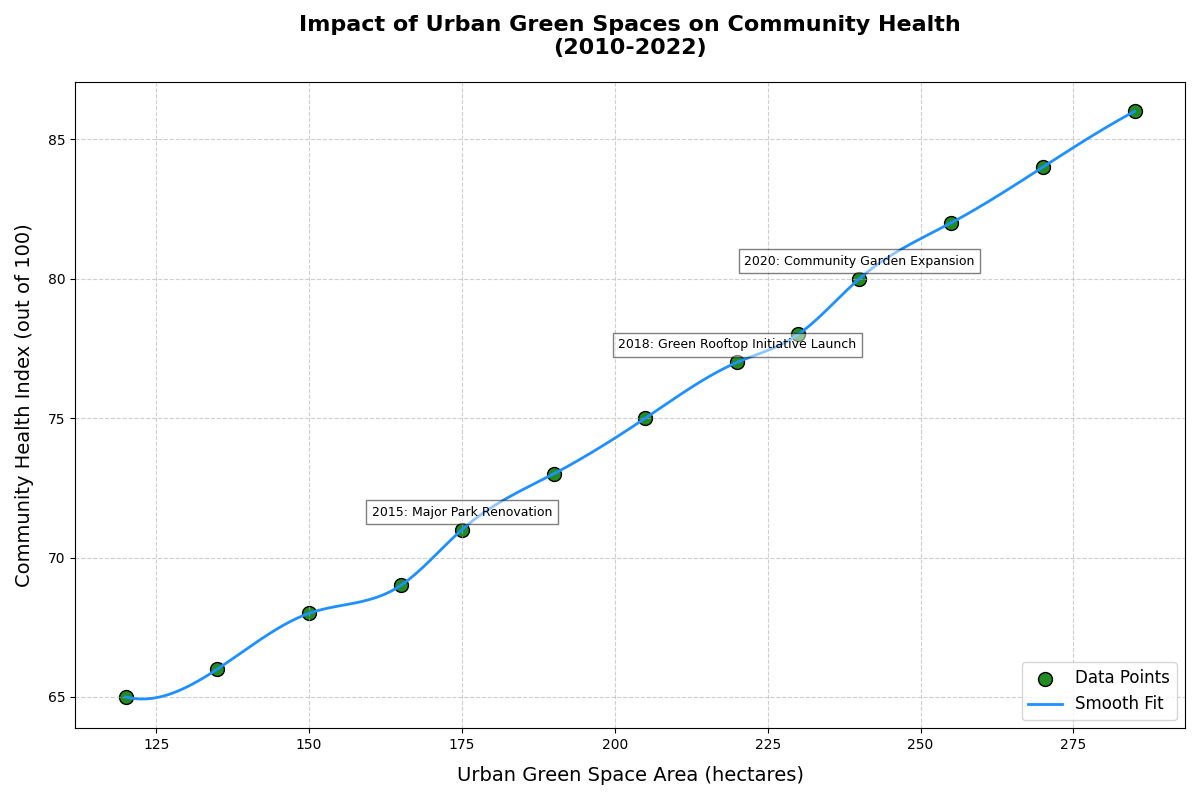

Source code (Python):
import numpy as np
import matplotlib.pyplot as plt
from scipy.interpolate import make_interp_spline

# Backstory: Tracking the Rise of Urban Green Spaces and Its Impact on Community Health
# The correlation between the increase in urban green space area and the improvement in community health scores over a period of time (2010-2022).

# Data: Years and corresponding data on green space area and community health index.
years = np.arange(2010, 2023)
green_space_area = np.array([120, 135, 150, 165, 175, 190, 205, 220, 230, 240, 255, 270, 285])  # in hectares
health_index = np.array([65, 66, 68, 69, 71, 73, 75, 77, 78, 80, 82, 84, 86])  # out of 100

# Creating a smooth line using spline interpolation for visual appeal
x_smooth = np.linspace(green_space_area.min(), green_space_area.max(), 300)
spl = make_interp_spline(green_space_area, health_index, k=3)
y_smooth = spl(x_smooth)

# Setup for plotting
plt.figure(figsize=(12, 8))

# Scatter plot for green space area vs. health index
plt.scatter(green_space_area, health_index, color='forestgreen', edgecolor='black', s=100, label='Data Points')
plt.plot(x_smooth, y_smooth, color='dodgerblue', linestyle='-', linewidth=2, label='Smooth Fit')

# Title and labels with the backstory clearly communicated
plt.title("Impact of Urban Green Spaces on Community Health\n(2010-2022)", fontsize=16, fontweight='bold', pad=20)
plt.xlabel("Urban Green Space Area (hectares)", fontsize=14, labelpad=10)
plt.ylabel("Community Health Index (out of 100)", fontsize=14, labelpad=10)

# Adding annotation to highlight notable years/events
important_years = {
    "2015: Major Park Renovation": (175, 71),
    "2018: Green Rooftop Initiative Launch": (220, 77),
    "2020: Community Garden Expansion": (240, 80)
}

for label, (x, y) in important_years.items():
    plt.annotate(label, (x, y), textcoords="offset points", xytext=(0,10), ha='center', fontsize=9, bbox=dict(facecolor='white', alpha=0.5))

# Add a legend
plt.legend(loc='lower right', fontsize=12)

# Adding grid lines for better readability
plt.grid(True, linestyle='--', alpha=0.6)

# Automatically adjust layout to prevent text overlap
plt.tight_layout()

# Display the plot
plt.show()
